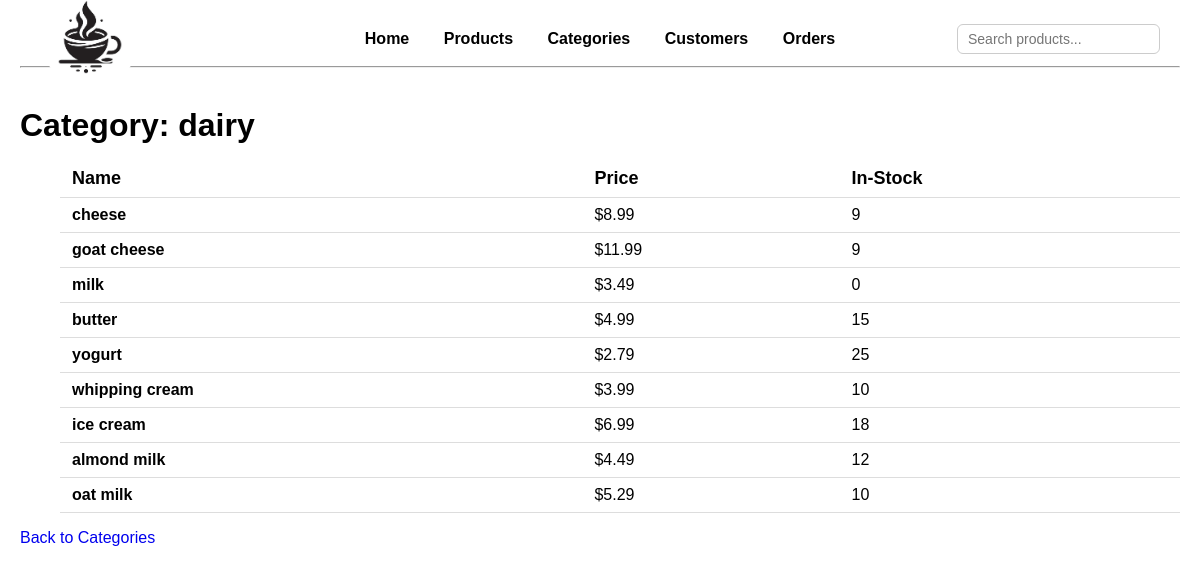
Screenshot of /categories/dairy with the database file from the repository.
### models.py (models this page shows, shortened)
class Category(db.Model):
    __tablename__ = "categories"
    id = mapped_column(Integer, primary_key=True)
    name = mapped_column(String)
    products = relationship("Product", back_populates="category")

class Product(db.Model):
    __tablename__ = "product"
    id = mapped_column(Integer, primary_key=True)
    name = mapped_column(String)
    price = mapped_column(DECIMAL(10, 2))
    inventory = mapped_column(Integer, default=0)
    category_id = mapped_column(Integer, ForeignKey("categories.id"))
    category = relationship("Category", back_populates="products")

### app.py (the view)
@app.route("/categories/<string:name>")
def category_detail(name):
    stmt = db.select(Category).where(Category.name == name)
    category = db.session.execute(stmt).scalar()
    if not category:
        return f"Category '{name}' not found", 404
    return render_template("category_detail.html", category=category)

### templates/category_detail.html
{% extends "base.html" %}
{% block content %}
<h1>Category: {{ category.name }}</h1>
{% if category.products %}
<ul>
    <table>
        <tr>
            <th>Name</th>
            <th>Price</th>
            <th>In-Stock</th>
        </tr>
    {% for p in category.products %}
        <tr>
            <td><strong>{{ p.name }}</strong></td>
            <td>${{ p.price }}</td>
            <td>{{ p.inventory }}</td>
        </tr>
    {% endfor %}
    </table>
</ul>
{% else %}
<p>No products in this category.</p>
{% endif %}
<a href="{{ url_for('categories') }}">Back to Categories</a>
{% endblock %}

### static/base.css (style rules this page uses)
body { font-family: Arial, sans-serif; margin: 20px; }
h1 { margin-bottom: 10px; }
a { text-decoration: none; }
table { width: 100%; border-collapse: collapse; margin-top: 12px; }
th, td { padding: 8px 12px; border-bottom: 1px solid #ddd; text-align: left; }
th { font-size: 18px; }

### rows the page displays
Category: name "dairy"
Product: name "cheese", price "8.99", inventory "9"
Product: name "goat cheese", price "11.99", inventory "9"
Product: name "milk", price "3.49", inventory "0"
Product: name "butter", price "4.99", inventory "15"
Product: name "yogurt", price "2.79", inventory "25"
Product: name "whipping cream", price "3.99", inventory "10"
Product: name "ice cream", price "6.99", inventory "18"
Product: name "almond milk", price "4.49", inventory "12"
Product: name "oat milk", price "5.29", inventory "10"
